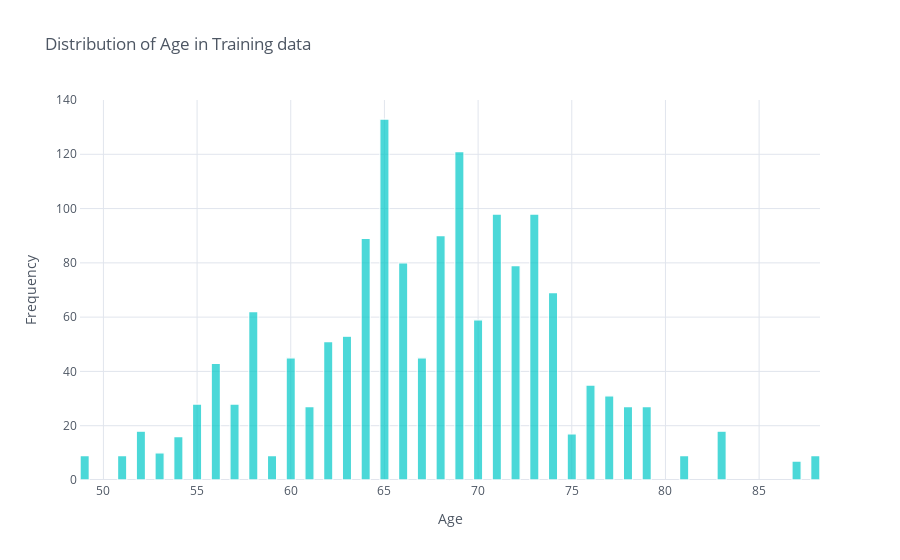

Notebook cell for this chart:
### Markdown cell above
- Looks like the most common age that people come to visit is 65 with frequency of 133 and the lowest is 87 with the frequency of 7

### Code cell
final_dataframe['Age'].iplot(kind='hist',
                        bins=100, xTitle='Age', yTitle='Frequency', 
                        linecolor='white',opacity=0.7,
                        color='rgb(0, 200, 200)', theme='white',
                        bargap=0.01, title='Distribution of Age in Training data')

### Figure 1 — Plotly figure (JSON) as saved in the notebook; plotly's stock layout.template omitted (floating-point values rounded to 4 significant figures; data arrays with more than 128 entries replaced by an {"elided": "..."} marker saying what was removed)
{"data": [{"histfunc": "count", "histnorm": "", "marker": {"color": "rgba(0, 200, 200, 1.0)", "line": {"color": "#FFFFFF", "width": 1.3}}, "name": "Age", "nbinsx": 100, "opacity": 0.7, "orientation": "v", "type": "histogram", "x": {"elided": "1549 int values"}}], "layout": {"bargap": 0.01, "barmode": "overlay", "legend": {"bgcolor": "#FFFFFF", "font": {"color": "#4D5663"}}, "paper_bgcolor": "#FFFFFF", "plot_bgcolor": "#FFFFFF", "title": {"font": {"color": "#4D5663"}, "text": "Distribution of Age in Training data"}, "xaxis": {"gridcolor": "#E1E5ED", "linecolor": "white", "showgrid": true, "tickfont": {"color": "#4D5663"}, "title": {"font": {"color": "#4D5663"}, "text": "Age"}, "zerolinecolor": "#E1E5ED"}, "yaxis": {"gridcolor": "#E1E5ED", "linecolor": "white", "showgrid": true, "tickfont": {"color": "#4D5663"}, "title": {"font": {"color": "#4D5663"}, "text": "Frequency"}, "zerolinecolor": "#E1E5ED"}}}
